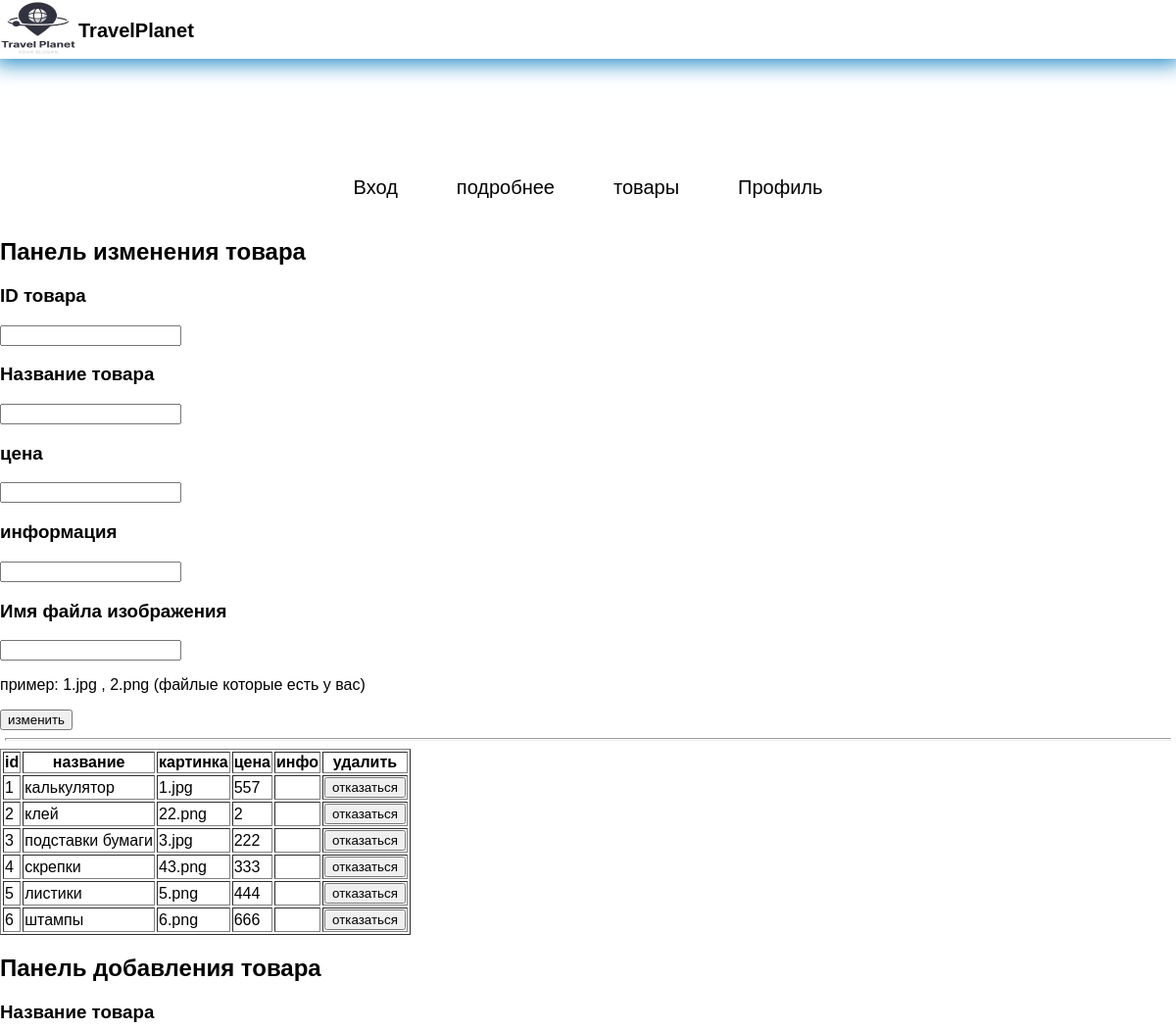
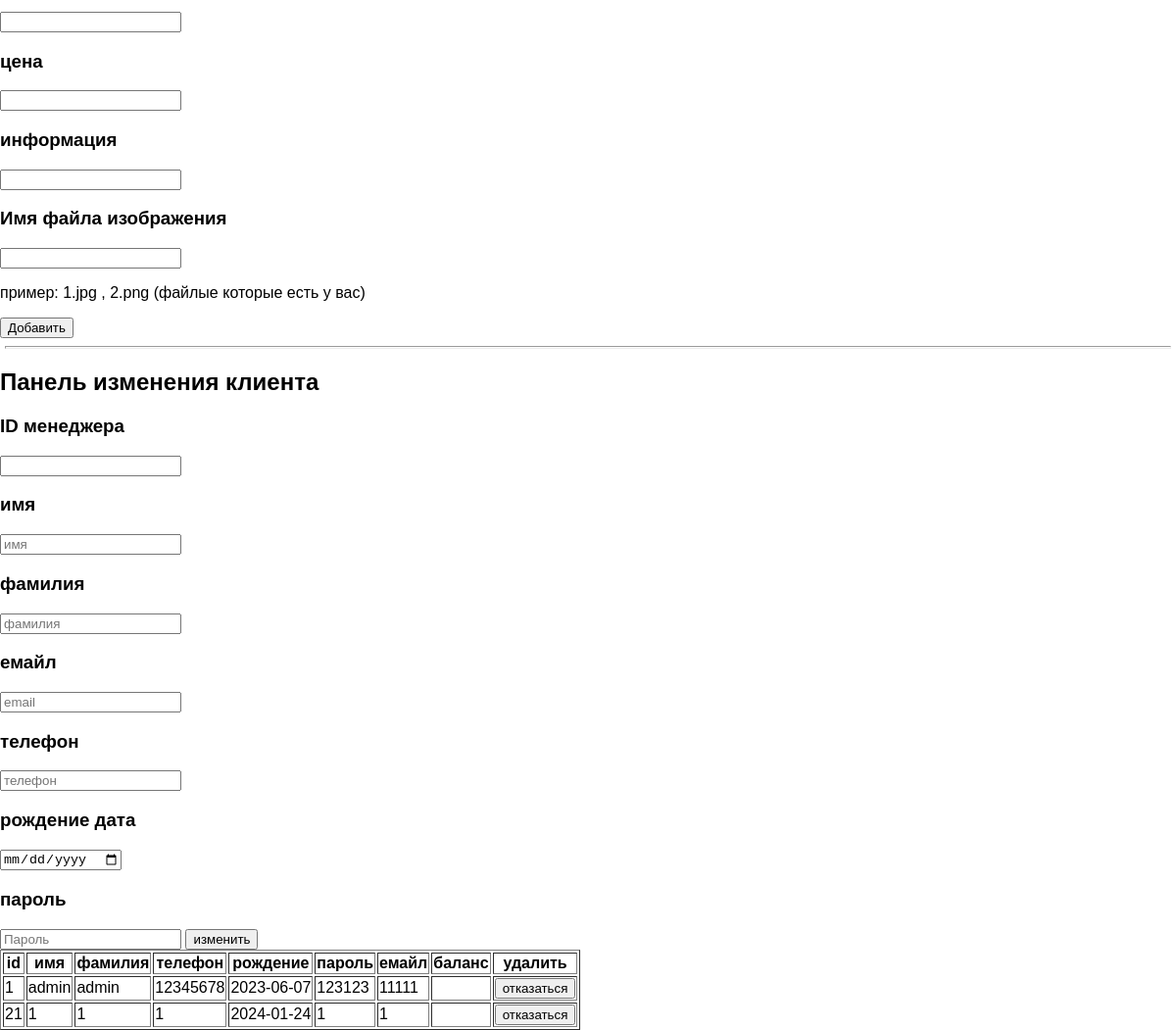
The app's page /pages/red.php (signed in) with its own data (2 pictures, top to bottom).
### tables this page shows
CREATE TABLE `books` (
  `id` int NOT NULL,
  `first_name` varchar(999) NOT NULL,
  `img` varchar(999) NOT NULL,
  `cost` int NOT NULL
);

CREATE TABLE `users` (
  `id` int NOT NULL,
  `first_name` varchar(50) NOT NULL,
  `last_name` varchar(50) NOT NULL,
  `phone` varchar(50) NOT NULL,
  `data` date NOT NULL,
  `password` varchar(50) NOT NULL,
  `email` varchar(50) NOT NULL
);

### pages/red.php (the view, shortened to what this page needs)
<?php
include("header.php");
require('bd_connect/db.php');
if($_SESSION['user_name_last'] == 'admin'){
echo '<div class="block-changes">
<h2>Панель изменения товара</h2>
<form  method="post" id="form-changes">
<h3 class="name-card">ID товара</h3>
<input type="text" class="inp-chang" name="id" required>
<h3 class="name-card">Название товара</h3>
<input type="text" class="inp-chang" name="name" required>
<h3 class="name-card">цена</h3>
<input type="text" class="inp-chang" name="cost" required>
<h3 class="name-card">информация</h3>
<input type="text" class="inp-chang" name="infoo" required>
<h3 class="name-card">Имя файла изображения</h3>
<input type="text" class="inp-chang" name="silk" required>
<p class="ss">пример: 1.jpg , 2.png (файлые которые есть у вас)</p>
<input type="submit" value="изменить" class="btn-chang" name="send">
</form>
</div>';
}
?>
<hr>
<form method="POST" >
     <table border="1">
     <th>id</th>
     <th>название </th>
     <th>картинка</th>
     <th>цена</th>
     <th>инфо</th>
     <th>удалить</th>
     <?php
         $query= "SELECT * FROM `books` ";
         $result = mysqli_query($con, $query) or die;
         for($data = []; $row = mysqli_fetch_assoc($result); $data[]=$row)
         $i++;
         foreach($data as $elem){
             echo "<tr>";
             echo "<td>".$elem['id']."</td>";
             echo "<td>".$elem['first_name']."</td>";
             echo "<td>".$elem['img']."</td>";
             echo "<td>".$elem['cost']."</td>";
             echo "<td>".$elem['info']."</td>";
             $idk = $elem['id'];
             echo '<td><form method="post"><input type="submit" value="отказаться" name='.$idk.'>     </form></td>';
             echo "</tr>";
         }
     ?>
     </table></form>
<?php
if($_SESSION['user_name_last'] == 'admin'){
    echo '<div class="block-changes">
    <h2>Панель добавления товара</h2>
    <form  method="post" id="form-changes">
    <h3 class="name-card">Название товара</h3>
    <input type="text" class="inp-chang" name="namee" required>
    <h3 class="name-card">цена</h3>
    <input type="text" class="inp-chang" name="costt" required>
    <h3 class="name-card">информация</h3>
    <input type="text" class="inp-chang" name="info" required>
    <h3 class="name-card">Имя файла изображения</h3>
    <input type="text" class="inp-chang" name="silkk" required>
    <p class="ss">пример: 1.jpg , 2.png (файлые которые есть у вас)</p>
    <input type="submit" value="Добавить" class="btn-chang" name="sendd">
    </form>
    </div>';
  if(isset($_POST['sendd'])) {
    $sql2 = 'SELECT * from books ';
    $name = stripslashes($_REQUEST['namee']);
    $name = mysqli_real_escape_string($con, $name);
    $cost = stripslashes($_REQUEST['costt']);
    $cost = mysqli_real_escape_string($con, $cost);
    $info = stripslashes($_REQUEST['info']);
    $info = mysqli_real_escape_string($con, $info);
    $silk = stripslashes($_REQUEST['silkk']);
    $silk = mysqli_real_escape_string($con, $silk);
        $query = "INSERT into `books` (first_name,cost, img,info) VALUES ('$name', '$cost','$silk','$info')";
        $ult = mysqli_query($con, $query);
        if($ult){
            echo "<div class='form'>
            <h3>Добавили товар</h3><br/>
            </div>";
        }else{
            echo "<div class='form'>
            <h3>Ты где то напакостил</h3><br/>
            </div>";
             }
  }}
?>
<hr>
<?php
if($_SESSION['user_name_last'] == 'admin'){
    echo '<div class="block-changes">
    <h2>Панель изменения клиента</h2>
    <form  method="post" id="form-changes">
    <h3 class="name-card">ID менеджера </h3>
    <input type="text" class="inp-chang" name="id" required>
    <h3 class="name-card">имя</h3>
    <input type="text"  class="inp-chang" name="first_name" placeholder="имя" required />
    <h3 class="name-card">фамилия</h3>
    <input type="text" class="inp-chang" name="last_name" placeholder="фамилия" required>
    <h3 class="name-card">емайл</h3>
    <input type="text" class="inp-chang" name="email" placeholder="email" required>
    <h3 class="name-card">телефон</h3>
    <input type="text" class="inp-chang"   name="mobile" placeholder="телефон" required>
    <h3 class="name-card">рождение дата</h3>
    <input type="date" class="inp-chang" name="birthday" placeholder="Дата рождения" required>
    <h3 class="name-card">пароль</h3>
    <input type="password" class="inp-chang" name="password" placeholder="Пароль" required>
    <input type="submit" value="изменить" class="btn-chang" name="sendmen">
    </form>
    </div>';
    }
    ?>
<form method="POST" >
     <table border="1">
     <th>id</th>
     <th>имя </th>
     <th>фамилия</th>
     <th>телефон</th>
     <th>рождение</th>
     <th>пароль</th>
     <th>емайл</th>
     <th>баланс</th>
     <th>удалить</th>
     <?php
         $query= "SELECT * FROM `users` ";
         $result = mysqli_query($con, $query) or die;
         for($data = []; $row = mysqli_fetch_assoc($result); $data[]=$row)
         $i++;
         foreach($data as $elem){
             echo "<tr>";
             echo "<td>".$elem['id']."</td>";
             echo "<td>".$elem['first_name']."</td>";
             echo "<td>".$elem['last_name']."</td>";
             echo "<td>".$elem['phone']."</td>";
             echo "<td>".$elem['data']."</td>";
             echo "<td>".$elem['password']."</td>";
             echo "<td>".$elem['email']."</td>";
             echo "<td>".$elem['balenc']."</td>";
             $idz = $elem['id'];
             echo '<td><form method="post"><input type="submit" value="отказаться" name='.$idz.'>     </form></td>';
             echo "</tr>";
         }
     ?>
     </table></form>

### pages/header.php (shortened to what this page needs)
<!DOCTYPE html>
<html lang="en">
<head>
    <link rel="stylesheet" href="../style/style.css">
</head>
<body>
<header>
<img src="../img/logo.png"  id="logotip">
<a href="../index.php" class="link_log"><p>TravelPlanet</p></a>
</header>
<main>
<div class="menuhad">
<a href="login.php" class="link_head">Вход</a>
<a href="info.php" class="link_head">подробнее</a>
<a href="catalog.php" class="link_head">товары</a>
<a href="profil.php" class="link_head">Профиль</a>
</div>

### style/style.css (style rules this page uses)
body { margin: 0; padding: 0; font-family: sans-serif ; }
header { width: 100%; display: flex; height: 60px; box-shadow: 0px 0px 20px 5px rgba(31, 136, 197, 0.979); }
#logotip { width: 80px; height: 60px; }
main { margin-top: 100px; display: flex; flex-direction: column; }
hr { height: 1px; color: red; width: 99%; }
.menuhad { display: flex; justify-content: center; }
.link_head { text-decoration: none; color: black; font-size: 20px; margin: 20px 30px; transition: all 0.3s ease-out; }
.link_log { text-decoration: none; color: black; font-size: 20px; font-weight: 700; }

### records on screen
books: id "1", first_name "калькулятор", img "1.jpg", cost "557"
books: id "2", first_name "клей", img "22.png", cost "2"
books: id "3", first_name "подставки бумаги", img "3.jpg", cost "222"
books: id "4", first_name "скрепки", img "43.png", cost "333"
books: id "5", first_name "листики", img "5.png", cost "444"
books: id "6", first_name "штампы", img "6.png", cost "666"
users: id "1", first_name "admin", last_name "admin", phone "12345678", data "2023-06-07", password "123123", email "11111"
users: id "21", first_name "1", last_name "1", phone "1", data "2024-01-24", password "1", email "1"
